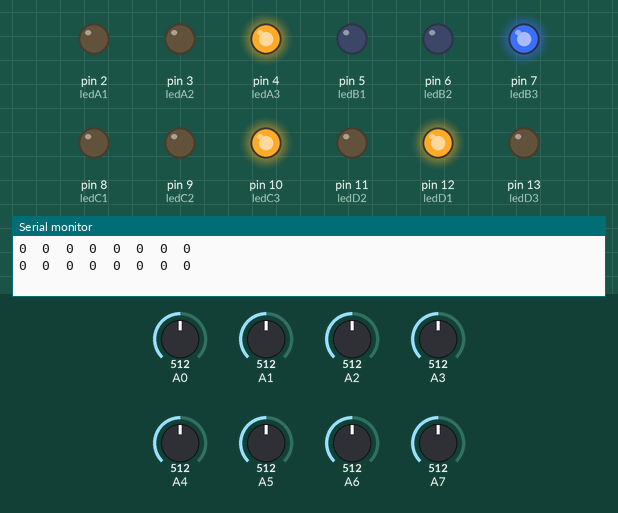
This sketch was run on a simulated Arduino Nano, built with avr-gcc and run on an emulated ATmega328P. On the bench: output pins drawn as LEDs (lit = HIGH), the last lines printed to the serial monitor. The test bench sets the inputs (shaded band); at power-on: A1 = 512, A3 = 512, A0 = 512, A2 = 512, A4 = 512, A5 = 512, A6 = 512, A7 = 512.

Above: at 11.8 s.
11.9 s: A1 set to 408
At 22.3 s:
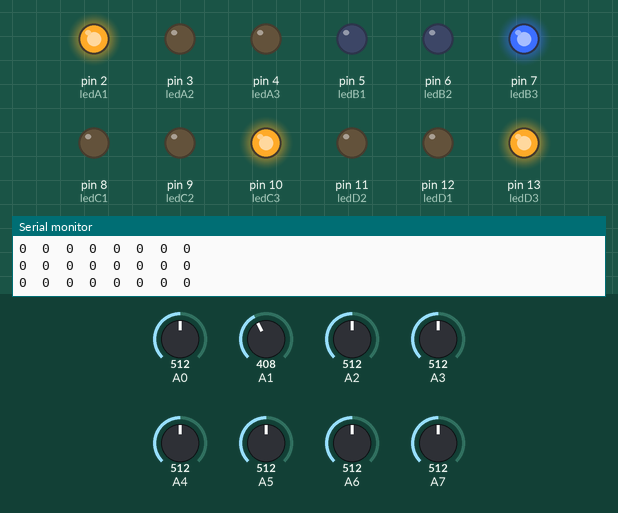
23.5 s: A1 set to 388
34.5 s: A1 set to 410
At 45.2 s:
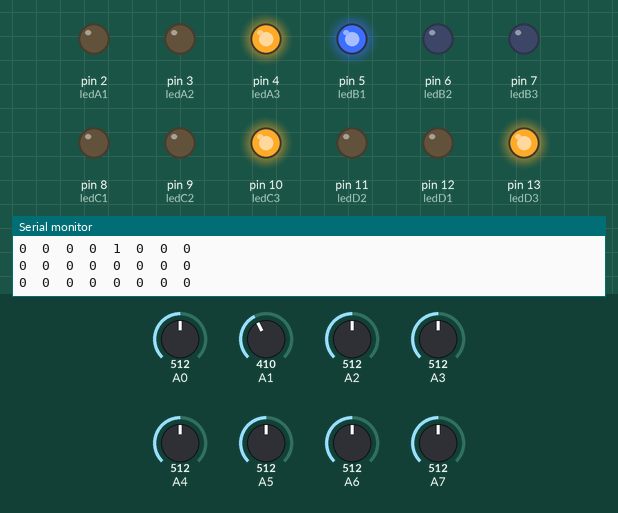
45.5 s: A3 set to 390
56.5 s: A3 set to 416
At 65.8 s:
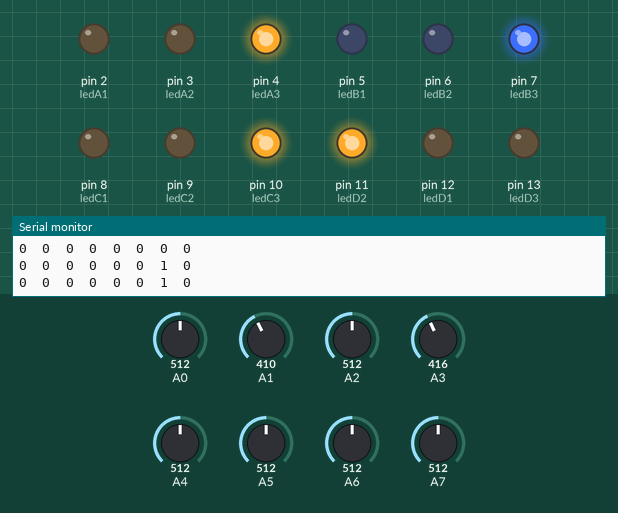
Timing chart, 0 to 67.5 s (numbered marks = the images above; inputs shaded):
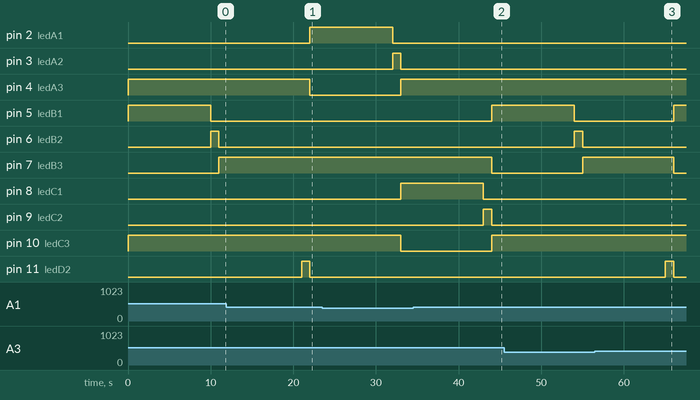

Measured:
- after the input at 34.5 s, pin 5 (ledB1), pin 10 (ledC3): LOW → HIGH after 9.5 s; pin 7 (ledB3): HIGH → LOW after 9.5 s; pin 8 (ledC1): goes on until 43.0 s, then stays LOW
- after the input at 56.5 s, pin 5 (ledB1), pin 13 (ledD3): LOW → HIGH after 9.5 s; pin 7 (ledB3): HIGH → LOW after 9.5 s; pin 12 (ledD1): goes on until 65.0 s, then stays LOW

The sketch:

Code.ino
```cpp
//Prateek
//www.justdoelectronics.com

#define ledA1 2
#define ledA2 3
#define ledA3 4

#define ledB1 5
#define ledB2 6
#define ledB3 7

#define ledC1 8
#define ledC2 9
#define ledC3 10

#define ledD1 12
#define ledD2 11
#define ledD3 13

int a1, a2, b1, b2, c1, c2, d1, d2;

void setup() {

  Serial.begin(9600);

  pinMode(ledA1, OUTPUT);
  pinMode(ledA2, OUTPUT);
  pinMode(ledA3, OUTPUT);

  pinMode(ledB1, OUTPUT);
  pinMode(ledB2, OUTPUT);
  pinMode(ledB3, OUTPUT);

  pinMode(ledC1, OUTPUT);
  pinMode(ledC2, OUTPUT);
  pinMode(ledC3, OUTPUT);

  pinMode(ledD1, OUTPUT);
  pinMode(ledD2, OUTPUT);
  pinMode(ledD3, OUTPUT);
}

void loop() {

  readSensor();

  if (b1 == 1 && b2 == 1) {
    roadBopen();
  } else if (d1 == 1 && d2 == 1 && (b1 == 0 || b2 == 0)) {
    roadDopen();
    if (b1 == 1 && b2 == 1) {
      roadBopen();
    }
  } else if (a1 == 1 && a2 == 1 && ((d2 == 0 || b2 == 0) || (d1 == 0 || b1 == 0))) {
    roadAopen();
    if (b1 == 1 && b2 == 1) {
      roadBopen();
    } else if (d1 == 1 && d2 == 1 && (b1 == 0 || b2 == 0)) {
      roadDopen();
    }
  } else if (c1 == 1 && c2 == 1 && ((d2 == 0 || b2 == 0 || a2 == 0) || (d1 == 0 || b1 == 0 || a1 == 0))) {
    roadCopen();
    if (b1 == 1 && b2 == 1) {
      roadBopen();
    } else if (d1 == 1 && d2 == 1 && (b1 == 0 || b2 == 0)) {
      roadDopen();
    }
  }
  /////////////////////////////////////////////////////////////////////////////////////////////////////////
  else if ((b1 == 1 && b2 == 0) && (c1 == 1 || d1 == 1 || b1 == 1) && (c2 == 1 && d2 == 1 && b2 == 1)) {
    roadBopen();
  } else if ((d1 == 1 && d2 == 0) && (c1 == 1 || a1 == 1) && (b1 == 0 && b2 == 0) && (c2 == 0 && a2 == 0)) {
    roadDopen();
  } else if ((a1 == 1 && a2 == 0) && (c1 == 1 && c2 == 0) && (d1 == 0 && d2 == 0) && (b1 == 0 && b2 == 0)) {
    roadAopen();
  } else if ((c1 == 1 && c2 == 0) && (b1 == 0 || b2 == 0) && (d1 == 0 || d2 == 0) && (a1 == 0 || a2 == 0)) {
    roadCopen();
  }
  /////////////////////////////////////////////////////////////////////////////////////////////////////////
  else if ((b1 == 1 && b2 == 0) && (c1 == 0 || c2 == 0) && (d1 == 0 || d2 == 0) && (a1 == 0 || a2 == 0)) {
    roadBopen();
  } else if ((d1 == 1 && d2 == 0) && (c1 == 0 || c2 == 0) && (b1 == 0 || b2 == 0) && (a1 == 0 || a2 == 0)) {
    roadDopen();
  }

  else if ((a1 == 1 && a2 == 0) && (c1 == 0 || c2 == 0) && (d1 == 0 || d2 == 0) && (b1 == 0 || b2 == 0)) {
    roadAopen();
  }

  /////////////////////////////////////////////////////////////////////////////////////////////////////////
  else if (a1 == 0 && b1 == 0 && c1 == 0 && d1 == 0) {
    roadBopen();
    if (a1 == 0 && b1 == 0 && c1 == 0 && d1 == 0) {
      roadDopen();
    }
    if (a1 == 0 && b1 == 0 && c1 == 0 && d1 == 0) {
      roadAopen();
    }
    if (a1 == 0 && b1 == 0 && c1 == 0 && d1 == 0) {
      roadCopen();
    }
  }
}

void readSensor() {
  a1 = analogRead(A7);
  a2 = analogRead(A6);
  b1 = analogRead(A4);
  b2 = analogRead(A5);
  c1 = analogRead(A1);
  c2 = analogRead(A0);
  d1 = analogRead(A3);
  d2 = analogRead(A2);

  if (a1 < 400) a1 = 1;
  else a1 = 0;
  if (a2 < 400) a2 = 1;
  else a2 = 0;
  if (b1 < 400) b1 = 1;
  else b1 = 0;
  if (b2 < 400) b2 = 1;
  else b2 = 0;
  if (c1 < 400) c1 = 1;
  else c1 = 0;
  if (c2 < 400) c2 = 1;
  else c2 = 0;
  if (d1 < 400) d1 = 1;
  else d1 = 0;
  if (d2 < 400) d2 = 1;
  else d2 = 0;

  Serial.print(a1);
  Serial.print("\t");
  Serial.print(a2);
  Serial.print("\t");
  Serial.print(b1);
  Serial.print("\t");
  Serial.print(b2);
  Serial.print("\t");
  Serial.print(c1);
  Serial.print("\t");
  Serial.print(c2);
  Serial.print("\t");
  Serial.print(d1);
  Serial.print("\t");
  Serial.print(d2);
  Serial.println("\t");
}

void roadAopen() {
  digitalWrite(ledA3, LOW);

  digitalWrite(ledA1, HIGH);
  digitalWrite(ledB3, HIGH);
  digitalWrite(ledC3, HIGH);
  digitalWrite(ledD3, HIGH);
  delay(10000);
  digitalWrite(ledA1, LOW);
  digitalWrite(ledA2, HIGH);
  delay(1000);
  digitalWrite(ledA2, LOW);
  readSensor();
}

void roadBopen() {
  digitalWrite(ledB3, LOW);

  digitalWrite(ledA3, HIGH);
  digitalWrite(ledB1, HIGH);
  digitalWrite(ledC3, HIGH);
  digitalWrite(ledD3, HIGH);
  delay(10000);
  digitalWrite(ledB1, LOW);
  digitalWrite(ledB2, HIGH);
  delay(1000);
  digitalWrite(ledB2, LOW);
  readSensor();
}

void roadCopen() {
  digitalWrite(ledC3, LOW);

  digitalWrite(ledA3, HIGH);
  digitalWrite(ledB3, HIGH);
  digitalWrite(ledC1, HIGH);
  digitalWrite(ledD3, HIGH);
  delay(10000);
  digitalWrite(ledC1, LOW);
  digitalWrite(ledC2, HIGH);
  delay(1000);
  digitalWrite(ledC2, LOW);
  readSensor();
}

void roadDopen() {
  digitalWrite(ledD3, LOW);

  digitalWrite(ledA3, HIGH);
  digitalWrite(ledB3, HIGH);
  digitalWrite(ledC3, HIGH);
  digitalWrite(ledD1, HIGH);
  delay(10000);
  digitalWrite(ledD1, LOW);
  digitalWrite(ledD2, HIGH);
  delay(1000);
  digitalWrite(ledD2, LOW);
  readSensor();
}
```
